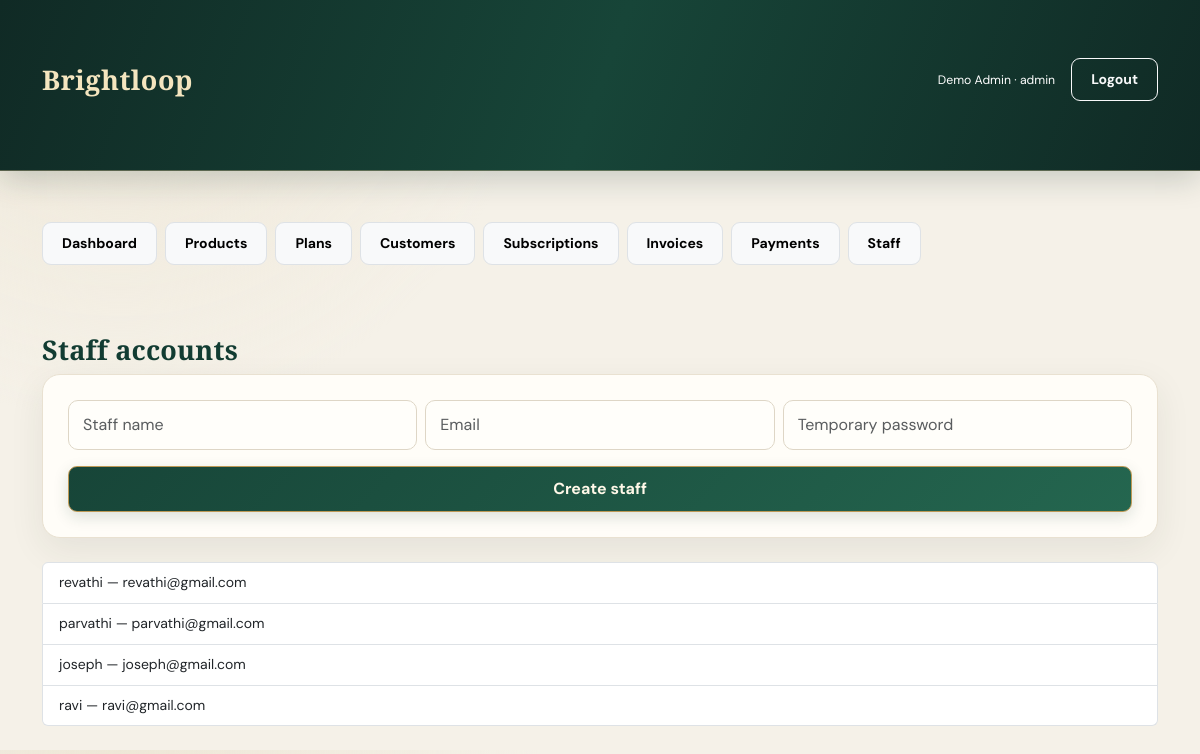
The app's page /staff (signed in) with its own data.
### backend/app.py (models this page shows)
class User(UserMixin, db.Model):
    id = db.Column(db.Integer, primary_key=True)
    name = db.Column(db.String(100), nullable=False)
    email = db.Column(db.String(150), unique=True, nullable=False)
    password = db.Column(db.String(255), nullable=False)
    role = db.Column(db.String(20), default="customer")

### backend/app.py (the view, shortened to what this page needs)
@app.route("/staff", methods=["GET", "POST"])
@roles_required("admin")
def staff():
    return render_template(
        "staff.html",
        staff=User.query.filter_by(role="staff").all()
    )

### backend/app.py (called while the page is built)
@login_manager.user_loader
def load_user(user_id):
    return db.session.get(User, int(user_id))

def roles_required(*roles):
    def decorator(fn):
        @wraps(fn)
        @login_required
        def wrapped(*args, **kwargs):
            if current_user.role not in roles:
                abort(403)
            return fn(*args, **kwargs)
        return wrapped
    return decorator

### frontend/templates/staff.html
{% extends 'base.html' %}{% block content %}<h2>Staff accounts</h2><form method="post" class="card card-body mb-4"><div class="row g-2"><div class="col-md-4"><input class="form-control" name="name" placeholder="Staff name" required></div><div class="col-md-4"><input class="form-control" name="email" type="email" placeholder="Email" required></div><div class="col-md-4"><input class="form-control" name="password" type="password" placeholder="Temporary password" required></div></div><button class="btn btn-primary mt-3">Create staff</button></form><ul class="list-group">{% for s in staff %}<li class="list-group-item">{{ s.name }} — {{ s.email }}</li>{% else %}<li class="list-group-item">No staff accounts.</li>{% endfor %}</ul>{% endblock %}

### frontend/templates/base.html (shortened to what this page needs)
<!doctype html>
<html lang="en">
<head>
    <link
        href="https://cdn.jsdelivr.net/npm/bootstrap@5.3.3/dist/css/bootstrap.min.css"
        rel="stylesheet"
    >
    <link
        href="{{ url_for('static', filename='style.css') }}"
        rel="stylesheet"
    >
</head>
<body>
    <nav class="navbar navbar-expand-lg navbar-dark">
        <div class="container">
            <a class="navbar-brand fw-bold"
               href="{{ url_for('dashboard') }}">
                Brightloop
            </a>
            <div class="d-flex gap-3 align-items-center">
                {% if current_user.is_authenticated %}
                    <span class="text-white small">
                        {{ current_user.name }} · {{ current_user.role }}
                    </span>
                    <a class="btn btn-sm btn-outline-light"
                       href="{{ url_for('logout') }}">
                        Logout
                    </a>
                {% endif %}
            </div>
        </div>
    </nav>
    {% if current_user.is_authenticated and current_user.role != 'customer' %}
    <div class="container mt-3">
        <div class="d-flex flex-wrap gap-2">
            {% for endpoint, label in [
                ('dashboard', 'Dashboard'),
                ('products', 'Products'),
                ('plans', 'Plans'),
                ('customers', 'Customers'),
                ('subscriptions', 'Subscriptions'),
                ('invoices', 'Invoices'),
                ('payments', 'Payments')
            ] %}
                <a class="btn btn-sm btn-light border"
                   href="{{ url_for(endpoint) }}">
                    {{ label }}
                </a>
            {% endfor %}
            {% if current_user.role == 'admin' %}
                <a class="btn btn-sm btn-light border"
                   href="{{ url_for('staff') }}">
                    Staff
                </a>
            {% endif %}
        </div>
    </div>
    {% endif %}
    <main class="container py-4">
        {% block content %}
        {% endblock %}
    </main>
</body>
</html>

### static/style.css (style rules this page uses)
:root { --bg: #f5f1e8; --surface: #fffdf8; --surface-soft: #f9f6ef; --emerald: #123c32; --emerald-light: #1e5949; --deep: #102a25; --gold: #bd9955; --gold-light: #e4cc98; --text: #263b34; --muted: #8a9188; --border: #e9e1d1; --success: #287c5d; --danger: #b94d4d; --shadow: 0 12px 35px rgba(42, 55, 42, 0.08); }
* { box-sizing: border-box; }
body { background: radial-gradient(circle at 10% 0%, #eee7d7 0, transparent 32%), var(--bg); color: var(--text); font-family: 'DM Sans', sans-serif; font-size: 14px; line-height: 1.7; }
.container { padding-top: 35px; padding-bottom: 45px; }
.navbar { background: linear-gradient( 110deg, #102a25, #174538, #102a25 ) !important; padding: 17px 30px; border-bottom: 1px solid rgba(228, 204, 152, 0.35); box-shadow: 0 8px 30px rgba(16, 42, 37, 0.2); }
.navbar-brand { color: #f4e5bf !important; font-family: 'Playfair Display', serif; font-size: 27px; font-weight: 700; letter-spacing: 0.5px; }
h1, h2, h3, h4, h5, h6 { color: var(--emerald); font-weight: 700; }
h1, h2 { font-family: 'Playfair Display', serif; letter-spacing: 0.2px; }
h2 { font-size: 27px; }
.card { background: var(--surface); border: 1px solid var(--border); border-radius: 18px; margin-bottom: 25px; box-shadow: var(--shadow); overflow: hidden; transition: 0.3s ease; }
.card-body { padding: 25px; }
.btn { border-radius: 9px; padding: 10px 19px; font-family: 'DM Sans', sans-serif; font-weight: 700; transition: all 0.25s ease; }
.btn-primary { background: linear-gradient( 135deg, #174538, #24664f ); border: 1px solid #bd9955; color: #fff8e8; box-shadow: 0 5px 15px rgba(18, 60, 50, 0.15); }
.form-control, .form-select { background: #fffefa; border: 1px solid #ded6c6; border-radius: 10px; padding: 12px 14px; color: var(--text); }
a { color: #8d6e36; text-decoration: none; transition: 0.2s; }

### records on screen
User: name "Demo Admin", role "admin"
User: name "revathi", email "revathi@gmail.com"
User: name "parvathi", email "parvathi@gmail.com"
User: name "joseph", email "joseph@gmail.com"
User: name "ravi", email "ravi@gmail.com"

### other values on screen
{{ label }} "Dashboard" "Products" "Plans" "Customers" "Subscriptions" "Invoices" "Payments"
